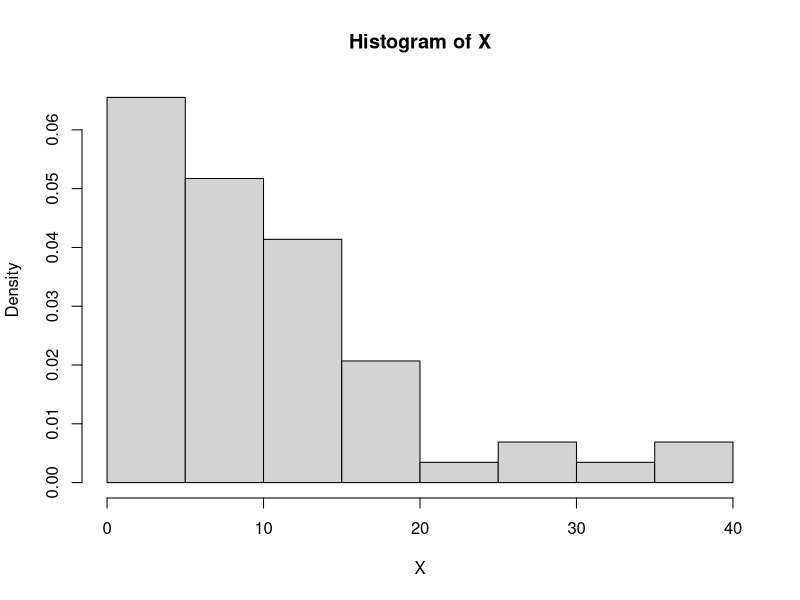
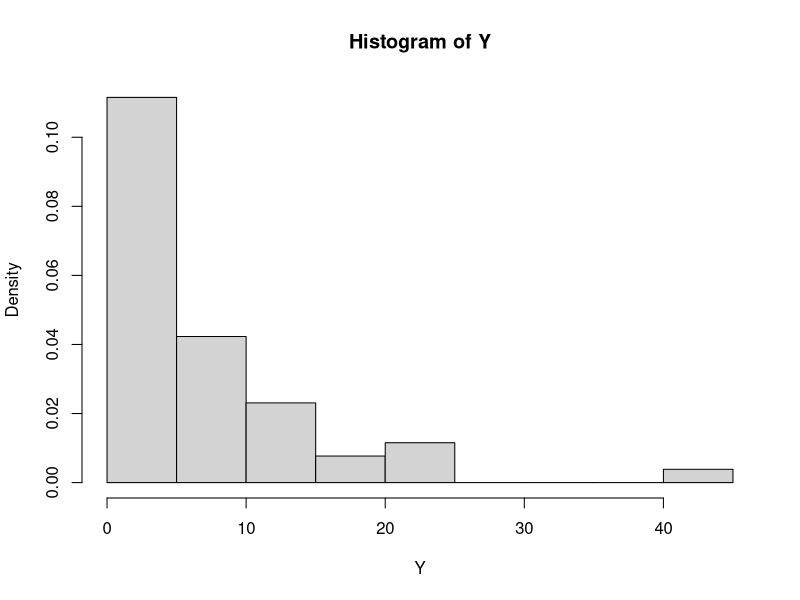
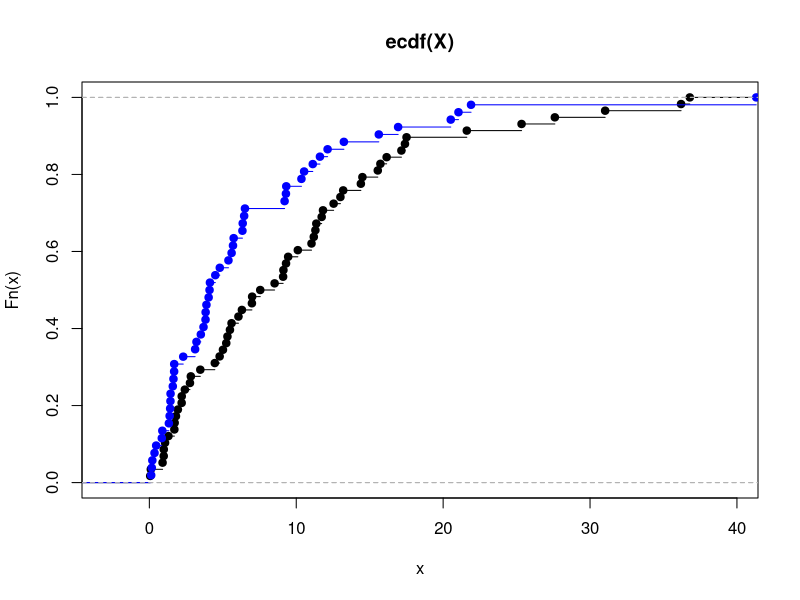
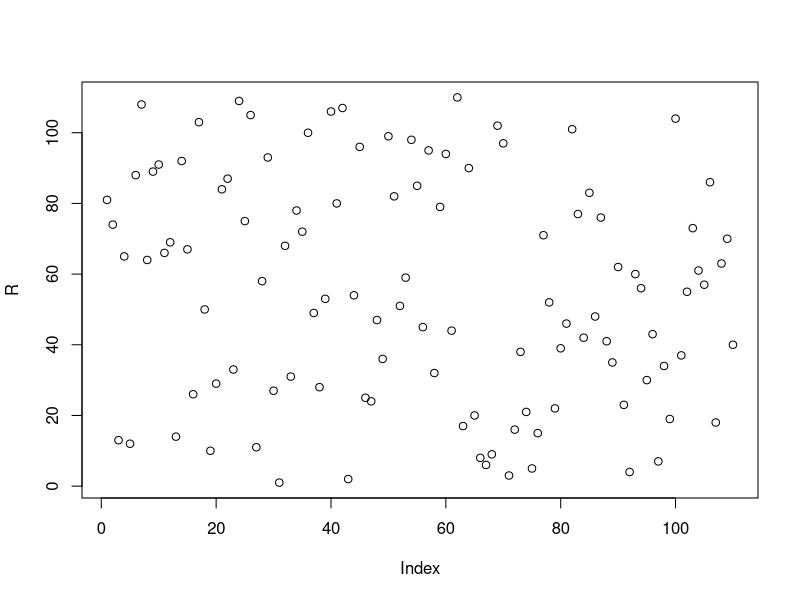
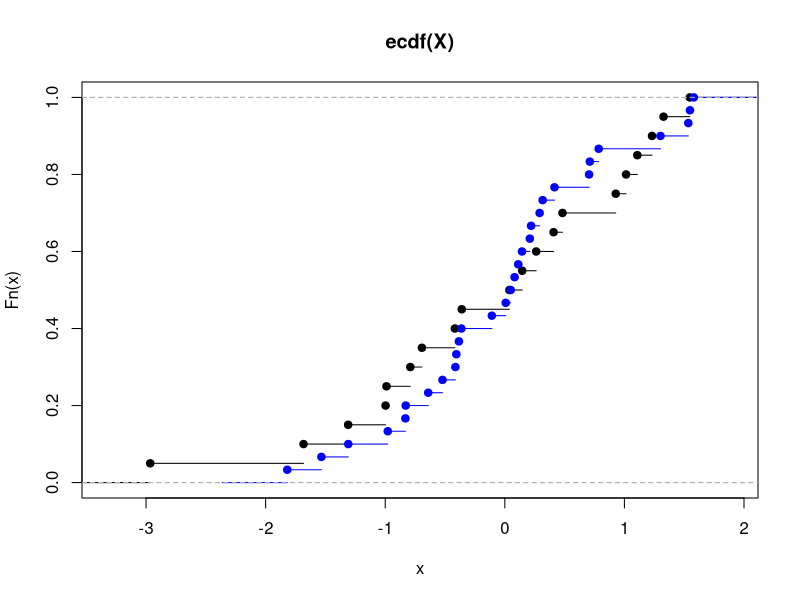

Write the R code that produced these figures, in order. (Note: a time limit stopped this script after it produced the figures.)
setwd('/Users/jedrzejsarna/Desktop/II stopien 3 semestr/Testowanie hipotez statystycznych')

# Test Manna-Whitneya
library(readxl)
Baza<- read_excel("Baza 6.1.xlsx")
Z<-Baza$"Czas"
G<- Baza$"Leczenie"
N<-length(Z)
X<-c()
Y<-c()
k<-1
for (i in 1:N) {
  if(G[i]==1) {
    X[k]=Z[i]
    k=k+1
    }
}
k<-1
for (i in 1:N) {
  if(G[i]==2) {
    Y[k]=Z[i]
    k=k+1
    }
}
m<-length(X)
n<-length(Y)
hist(X,prob=TRUE)
hist(Y,prob=TRUE)
plot(ecdf(X))
lines(ecdf(Y),col="blue")
R<-rank(Z)
plot(R)
RY<-c()
k<-1
for (i in 1:N) {
  if(G[i]==2) {
    RY[k]=R[i]
    k=k+1 
    }
}
RY
W<-(mean(RY)-(m+n+1)/2)/sqrt(m*(m+n+1)/(12*n)) #statystyka testowa Manna-Whitneya
#test w wersji asymptotycznej
p<-2*(1-pnorm(abs(W),0,1))
W
p #mala p-wartosc, wiec odrzucamy hipoteze zerowa ze delta = 0 (takie same rozklady)

#Gotowiec otrzymujemy: 
wilcox.test(X,Y,alternative = "two.sided")


#Obliczyć dokładną p wartość metoda MC: (najczęściej używana metoda)
WMC<-c()
MC<-1000000
for (k in 1:MC) {
  ZMC <- runif(m+n,0,1)
  RMC<-rank(ZMC)
  RYMC<-c()
  for (i in 1:n) {
    RYMC[i]=RMC[m+i] #rangi dla Y
    }
  WMC[k]<-(mean(RYMC)-(m+n+1)/2)/sqrt(m*(m+n+1)/(12*n)) #100tys wartosci ktore tworza rozklad empiryczny
}

pMC<-0
for (k in 1:MC) {
  if(abs(WMC[k])>=abs(W)){pMC=pMC+1} #zliczam liczbe przekroczen
}
pMC=pMC/MC #srednia liczba przekroczen

pMC

X <- rnorm(20,0,1)
#for (m in 1:10) {
#  Y[m] <- rnorm(30,m/10,1)
#}
Y <- rnorm(30,0.1,1)
plot(ecdf(X))
lines(ecdf(Y),col="blue")

RX <- rank(X)
RX
RY <- rank(Y)
RY

N <- c(X,Y)
RN <- rank(N)

W<-(mean(RN[1:30])-(50+1)/2)/sqrt(20*(50+1)/(12*30)) #statystyka testowa Manna-Whitneya
W
p<-1-pnorm(W,0,1)
p

WMC<-c()
MC<-1000000
for (k in 1:MC) {
  ZMC <- runif(50,0,1)
  RMC<-rank(ZMC)
  RYMC<-c()
  for (i in 1:30) {
    RYMC[i]=RMC[m+i] #rangi dla Y
  }
  WMC[k]<-(mean(RYMC)-(50+1)/2)/sqrt(20*(50+1)/(12*30)) #100tys wartosci ktore tworza rozklad empiryczny
}
pMC<-0
for (k in 1:MC) {
  if(abs(WMC[k])>=abs(W)){
    pMC=pMC+1
    } #zliczam liczbe przekroczen
}
pMC=pMC/MC #srednia liczba przekroczen
pMC
